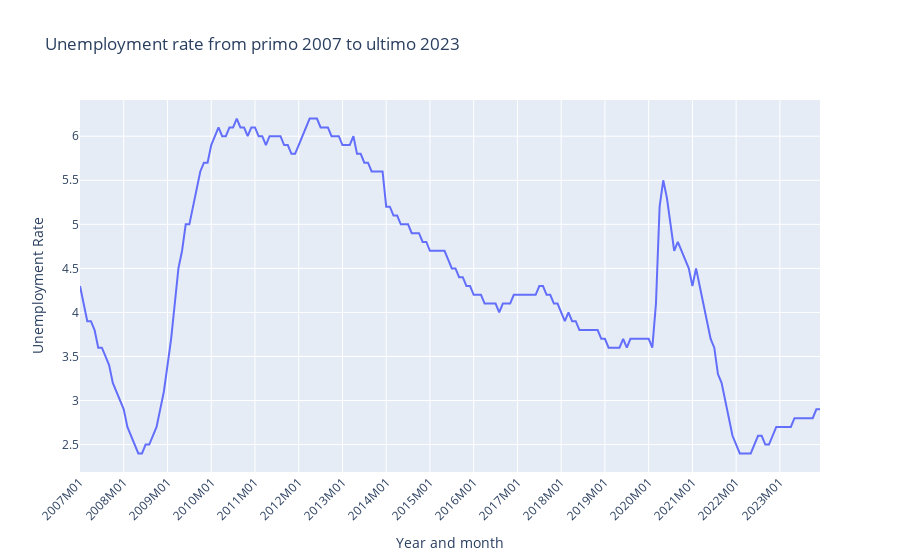

Notebook code cell kept with this figure:
### Markdown cell above
In the plot above you can see inflation and expected inflation.

Since we assume expected inflation is inflation the year prior, the expected inflation is the same as inflation, but stagerred a year. The inflation is between zero and three percentage after 2009 and until 2021. In 2021 the inflation rose from around zero too ten percentage, afterwards the inflation level falls to under one percentage.

### Code cell
# Assuming 'final_dataset' is your DataFrame and it's sorted by 'year_month'.
final_dataset['unemployment'] = pd.to_numeric(final_dataset['unemployment'], errors='coerce')

# Create the static plot with matplotlib
plt.figure(figsize=(10, 5))
plt.plot(final_dataset['year_month'], final_dataset['unemployment'], label='Unemployment Rate')

plt.xlabel('')
plt.ylabel('Unemployment Rate')
plt.title('Unemployment rate from primo 2007 to ultimo 2023')
plt.xticks(ticks=final_dataset['year_month'][::12], labels=final_dataset['year_month'][::12], rotation=90)
plt.legend()

plt.grid(True)
plt.tight_layout()
plt.show()

# Create the interactive plot with plotly
fig = px.line(final_dataset, x='year_month', y='unemployment', title='Unemployment rate from primo 2007 to ultimo 2023', labels={'unemployment': 'Unemployment Rate', 'year_month': 'Year and month'})
fig.update_layout(xaxis_tickangle=-45, xaxis=dict(tickmode='array', tickvals=final_dataset['year_month'][::12], ticktext=final_dataset['year_month'][::12]))
fig.show()

### Figure 1 — Plotly figure (JSON) as saved in the notebook; plotly's stock layout.template omitted (floating-point values rounded to 4 significant figures; data arrays with more than 128 entries replaced by an {"elided": "..."} marker saying what was removed)
{"data": [{"hovertemplate": "Year and month=%{x}<br>Unemployment Rate=%{y}<extra></extra>", "legendgroup": "", "line": {"color": "#636efa", "dash": "solid"}, "marker": {"symbol": "circle"}, "mode": "lines", "name": "", "orientation": "v", "showlegend": false, "type": "scatter", "x": {"elided": "204 str values"}, "xaxis": "x", "y": {"elided": "204 float values"}, "yaxis": "y"}], "layout": {"legend": {"tracegroupgap": 0}, "title": {"text": "Unemployment rate from primo 2007 to ultimo 2023"}, "xaxis": {"anchor": "y", "domain": [0, 1], "tickangle": -45, "tickmode": "array", "ticktext": ["2007M01", "2008M01", "2009M01", "2010M01", "2011M01", "2012M01", "2013M01", "2014M01", "2015M01", "2016M01", "2017M01", "2018M01", "2019M01", "2020M01", "2021M01", "2022M01", "2023M01"], "tickvals": ["2007M01", "2008M01", "2009M01", "2010M01", "2011M01", "2012M01", "2013M01", "2014M01", "2015M01", "2016M01", "2017M01", "2018M01", "2019M01", "2020M01", "2021M01", "2022M01", "2023M01"], "title": {"text": "Year and month"}}, "yaxis": {"anchor": "x", "domain": [0, 1], "title": {"text": "Unemployment Rate"}}}}
